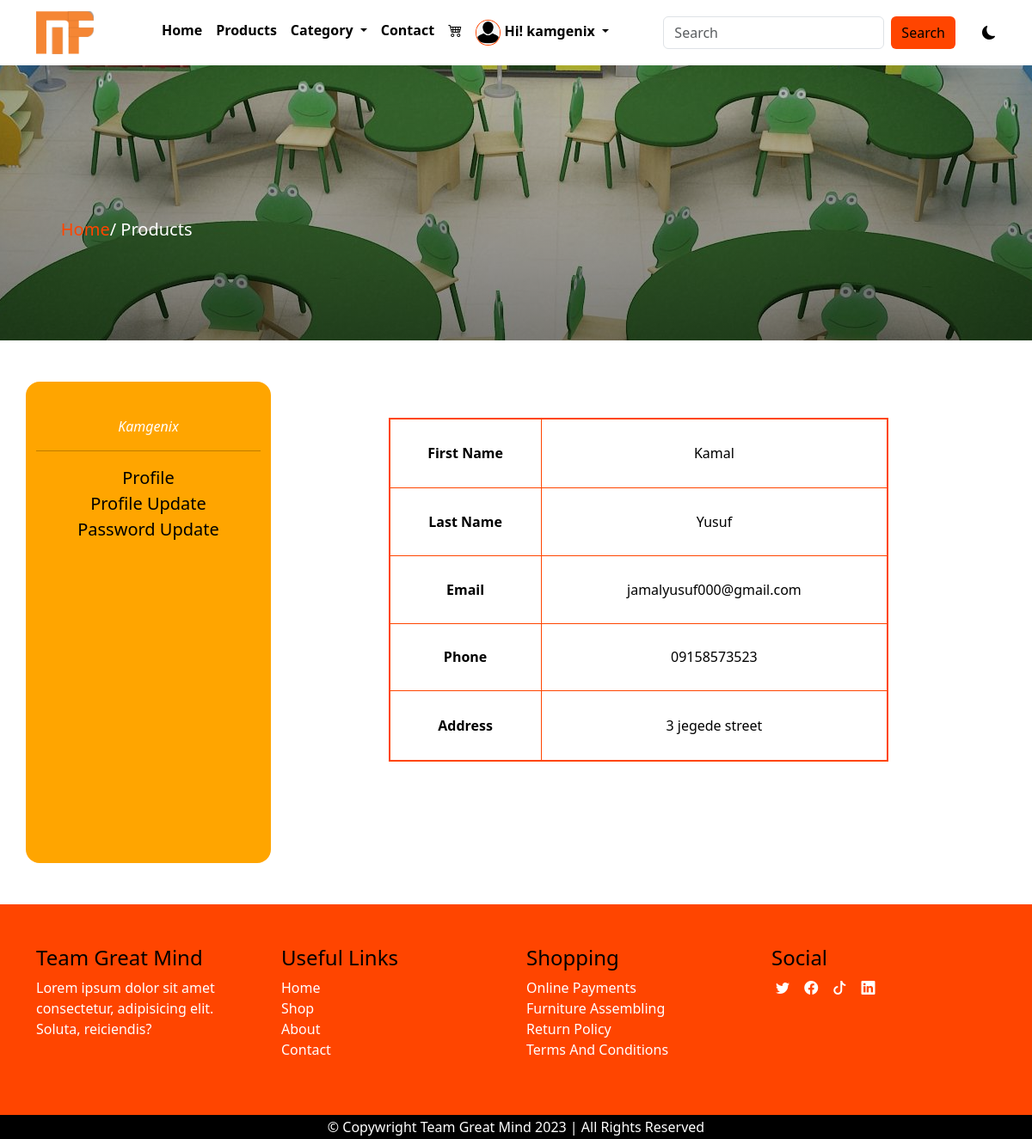
The page /profile (signed in) on the database its author committed.
### main/models.py (models this page shows, shortened)
class AppInfo(models.Model):
    appname = models.CharField(max_length=50)
    logo = models.ImageField(upload_to='logo')
    carousel1 = models.ImageField(upload_to='carousel')
    carousel2 = models.ImageField(upload_to='carousel')
    carousel3 = models.ImageField(upload_to='carousel')
    banner = models.ImageField(upload_to='banner')
    copyright = models.IntegerField()

class Customer(models.Model):
    user = models.OneToOneField(User, on_delete=models.CASCADE)
    first_name = models.CharField(max_length=50)
    last_name = models.CharField(max_length=50)
    phone = models.CharField(max_length=15)
    email = models.EmailField(max_length=100)
    address = models.CharField(max_length=150)
    pix =  models.ImageField(upload_to='customer')
    joined = models.DateTimeField(auto_now=True)
    class Meta:
        db_table = 'customer'
        managed = True
        verbose_name = 'Customer'
        verbose_name_plural = 'Customer'

### main/views.py (the view)
# urls.py: path('profile', views.profile, name='profile'),
@login_required(login_url='signin')
def profile(request):
    userprof = Customer.objects.get(user__username = request.user.username)
    context = {
        'userprof':userprof
    }
    return render(request, 'profile.html', context)

### main/context_processor.py (called while the page is built)
def dropdown(request):
    info = AppInfo.objects.get(pk=1)
    fdog = Category.objects.all()
    context = {
        'info':info,
        'fdog':fdog,
    }
    return context

def cartcount(request):
    count = Cart.objects.filter(user__username = request.user.username, paid=False)
    itemcount = 0
    for item in count:
        itemcount += item.quantity
    context ={
        'itemcount':itemcount
    }
    return context

### main/templates/profile.html (shortened to what this page needs)
{% extends 'base.html' %}
{% block header %} {% include 'header.html' %} {% endblock header %}
{%block banner %} {% include 'banner.html' %} {%endblock banner %}
{% block content %}
<div class="container">
  <div class="row mt-5 mb-5">
    <div class="col-12 col-md-3 pavat">
      <p>{{userprof.user}}</p>
      <hr>
      <ul class="list-unstyled">
        <li><a href="{% url 'profile' %}">profile</a></li>
        <li><a href="{% url 'profile_update' %}">profile update</a></li>
        <li><a href="{% url 'password_update' %}">password update</a></li>
      </ul>
    </div>
    <div class="col-12 col-md-9 pdet">
      <table>
        <tbody>
          <tr>
            <td class="left">First Name</td>
            <td>{{userprof.first_name|title}}</td>
          </tr>
          <tr>
            <td class="left">Last Name</td>
            <td>{{userprof.last_name|title}}</td>
          </tr>
          <tr>
            <td class="left">Email</td>
            <td>{{userprof.email}}</td>
          </tr>
          <tr>
            <td class="left">Phone</td>
            <td>{{userprof.phone}}</td>
          </tr>
          <tr>
            <td class="left">Address</td>
            <td>{{userprof.address}}</td>
          </tr>
        </tbody>
      </table>
    </div>
  </div>
</div>
  {% endblock content %}
  {% block footer %}{% include 'footer.html' %}{% endblock footer %}

### main/templates/header.html (shortened to what this page needs)
<nav class="navbar navbar-expand-lg">
    <div class="container">
      <a class="navbar-brand" href="#"><img src="{{info.logo.url}}" alt="" style="height: 50px;"></a>
      <div class="collapse navbar-collapse" id="navbarSupportedContent">
        <ul class="navbar-nav mx-auto mb-2 mb-lg-0">
          {% if user.is_authenticated %}
          <li class="nav-item">
            <a class="nav-link active" aria-current="page" href="{% url 'home' %}">Home</a>
          </li>
          <li class="nav-item">
            <a class="nav-link" href="{% url 'products' %}">Products</a>
          </li>
          <li class="nav-item dropdown">
            <a class="nav-link dropdown-toggle" href="#" role="button" data-bs-toggle="dropdown" aria-expanded="false">
            Category
            </a>
          </li>
          <li class="nav-item">
                <a class="nav-link" href="{% url 'contact' %}">Contact</a>
          </li>
          <li class="nav-item">
            <a class="nav-link" href="{% url 'cart' %}">
                <div class="wrapper">
                    <i class="bi bi-cart4"></i>
                </div>
            </a>
          </li>
          <li class="nav-item dropdown">
                <a class="nav-link dropdown-toggle" href="#" role="button" data-bs-toggle="dropdown" aria-expanded="false">
                  {% if user.customer %}
                  <img src="{{user.customer.pix.url}}" style="height: 30px;" alt="">
                  {% endif %}
                  <span>Hi! {{user.username}}</span>
                </a>
          </li>
          {% endif %}
        </ul>
        <form class="d-flex search" role="search" action="{% url 'search' %}" method="POST">
          <input class="form-control me-2" name="search" type="search" placeholder="Search" aria-label="Search">
          <button class="btn btn-outline-success" type="submit">Search</button>
        </form>
        <div class="samson">
          <i class="bi bi-moon-fill"></i>
        </div>
      </div>
    </div>
  </nav>

### main/static/css/style.css (style rules this page uses)
* { padding: 0%; margin: 0%; box-sizing: border-box; }
.samson { margin-left: 3%; cursor: pointer; }
:root { --bg: white; --icon: black; --text: black; }
body { background: var(--bg) !important; color: var(--text) !important; overflow: hidden; }
.navbar { background: var(--bg) !important; }
.navbar-nav a { color: var(--text); font-weight: 600; }
.wrapper { position: relative; }
.nav-item img { border-radius: 50%; border: 1px solid orangered; }
.search button { background-color: orangered; border: none; color: black; font-weight: 500; }
.pavat { text-align: center; background-color: orange; border-radius: 1rem; height: 70vh; }
.pavat p { color: white; font-style: italic; text-transform: capitalize; padding-top: 5%; }
.pavat a { text-decoration: none; text-transform: capitalize; font-size: 20px; color: black; }
.pdet table { width: 70%; margin-left: 15%; margin-right: 15%; border: 2px solid orangered; margin-top: 5%; height: 50vh; text-align: center; }
.pdet table td { border: 1px solid orangered; }
.left { font-weight: 600; }

### rows shown on the page
AppInfo: logo (picture)
Customer: user "Kamgenix", first_name "Kamal", last_name "Yusuf", email "jamalyusuf000@gmail.com", phone "09158573523", address "3 jegede street"

### other values the page prints
{{ user.username }} "kamgenix"
